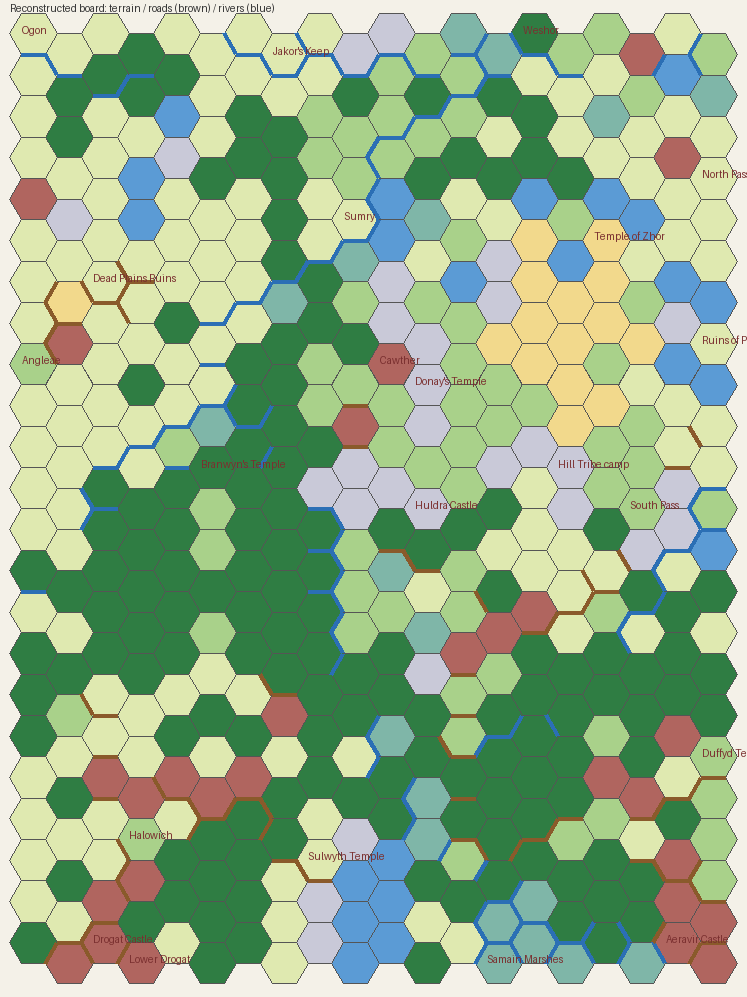
#> input picture data/board_preview.png, 747 x 997 px, given in place of BPMap_rectified.jpg, which was not available
$ python features.py
#> lines starting #> are read from the running program, lines starting #| are printed output that depends on the picture; after the words box and inside, x2 and y2 are one past the last pixel; in counts of white or black regions, pixels touching at a corner belong together; pictures that were not available may be replaced by others from this repository, and a replacement may not be noted
#> in detect_sides, img is the input picture: PIL image 747x997 RGB; mean R, G, B 148.3, 177.3, 138.7
### src/geometry.py
"""Unified hex-grid model for the BarbarianPrince board.

Geometry calibrated from the rectified board scan
(_refs/BPMap_rectified.jpg, 2440x3237 - the photograph with its perspective
removed, see _refs/rectify_scan.py):
  * flat-top hexes, 20 columns x 23 rows = 460 hexes
  * hex id = CCRR  (column 01-20, row 01-23)
  * hex circumradius R = 79.05 px
  * column step DX = 1.5 * R, row step DY = sqrt(3) * R
  * even columns sit half a row lower than odd columns (column zigzag)
  * SCAN_Y0 positioned so row 1 centre aligns with the top of the artwork

Once the keystone of the photograph is removed the printed grid is regular, so
the lattice is regular again: the mean distance from a lattice edge to the
nearest printed border is 0.98 px (it was 5.8 px on the raw photograph, and
the fit had to stretch y by 1.6% to get even that close).

Board extents in the scan pixel frame:
  x     5.4 .. 2418.6   (left vertex of column 1, right vertex of column 20)
  y     6.7 .. 3237.0   (the photograph is cropped inside the printed border,
                         so the top of row 1 and the bottom of row 23 are cut)

The column zigzag is visible on the scan: the printed hex numbers sit half a
row lower in every even column, and the traced roads only close up as hex
sides under this parity.
"""
import math

SQ3 = math.sqrt(3.0)

RX = 79.05                     # circumradius (the lattice is regular)
RY = RX                        # kept for callers that scale edges
R = RX                         # historical alias
DX = 1.5 * RX                  # column step
DY = SQ3 * RY                  # row step
NC, NR = 20, 23

# Anchor: centre of column 1, row 1 in scan pixel coordinates.
SCAN_X0 = 84.5
SCAN_Y0 = 75.5


# [7 lines left out: function _column_offset, not called in this run]


# Map legend terrain -> terrain name used by the Travel Table (r207).
TERRAIN_TO_TRAVEL = {
    'farmland': 'Farmland',
    'countryside': 'Countryside',
    'forest': 'Forest',
    'hills': 'Hills',
    'badlands': 'Hills',        # treated as hills for travel purposes
    'desert': 'Desert',
    'swamp': 'Swamp',
    'mountain': 'Mountains',
    'mountains': 'Mountains',    # hex data uses plural
    'water': 'Water',
}

MOVEMENT_MODES = ('Cross River', 'On Road', 'Airborne', 'Rafting')


def hex_id(col, row):
    return f'{col:02d}{row:02d}'


def parse_hex(hid):
    return int(hid[:2]), int(hid[2:])


def in_grid(col, row):
    return 1 <= col <= NC and 1 <= row <= NR


# [5 lines left out: function centre, not called in this run]


def neighbours(col, row):
    """Return {direction: hex_id} for the up to 6 adjacent hexes.

    Even columns sit half a row lower than odd ones, so the east/west
    neighbours of an odd column are one row *above* those of the even column
    beside it, and vice versa: the row offsets depend on column parity.
    """
    if col % 2 == 1:                      # odd column: even neighbours sit lower
        pairs = {'NE': (col + 1, row - 1), 'SE': (col + 1, row),
                 'NW': (col - 1, row - 1), 'SW': (col - 1, row)}
    else:                                 # even column: odd neighbours sit higher
        pairs = {'NE': (col + 1, row), 'SE': (col + 1, row + 1),
                 'NW': (col - 1, row), 'SW': (col - 1, row + 1)}
    pairs['N'] = (col, row - 1)
    pairs['S'] = (col, row + 1)

    return {name: hex_id(nc, nr) for name, (nc, nr) in pairs.items()
            if in_grid(nc, nr)}


# [5 lines left out: function hex_corners, not called in this run]


# Single scan, so board_xy and centre are the same.
board_xy = centre


# [16 lines left out: functions board_corners, board_bounds, not called in this run]

### src/features.py
"""Board features: roads, river crossings, named places, terrain colours.

Roads and rivers are traced from the board scan itself: the scan is split
into a "river" mask (saturated blue-cyan ink) and a "road" mask (brick-red
ink), and every hex side is then scored by how closely the drawn line runs
along it.  A side is a river/road side only when the ink covers a good part
of the shared edge, which guarantees that both hexes really are adjacent -
the older detector linked pixel blobs and occasionally paired hexes that do
not touch.

Writes data/features.json
"""
import json
import os
from collections import deque

import numpy as np
from PIL import Image

from geometry import (R, RX, RY, DX, DY, SCAN_X0, SCAN_Y0, neighbours, parse_hex,
                      hex_id, NC, NR)

from resource import DATA, REFS  # bundled data/ and _refs/
SCAN = os.path.join(REFS, 'BPMap_rectified.jpg')

# scipy is only needed to re-trace the board from the scan, which the shipped
# game never does (it loads data/features.json), so the import is deferred and
# the packaged exe leaves scipy out.
ndimage = None


def _load_scipy():
    global ndimage
    if ndimage is None:
        from scipy import ndimage as _ndimage
        ndimage = _ndimage
    return ndimage

# The colour-corrected scan is stored with a wider page (map key on the left)
# and still carries the photograph's keystone, so it keeps its own lattice:
# the unrectified BPMap frame shifted by the content box and scaled by ~0.4%.
SCAN_REVC = os.path.join(REFS, 'barbarianprince_onepiecemap-revc.jpg')
CALIB_REVC = (79.5, 343.6, 77.6)

# Terrain -> (fill, outline) colours used by the GUI map.
TERRAIN_COLORS = {
    'farmland': '#dfe9b0',
    'countryside': '#a9d18a',
    'forest': '#2f7d43',
    'hills': '#c3a976',
    'badlands': '#b0655f',
    'mountains': '#c9c9d8',
    'swamp': '#7fb6a8',
    'desert': '#f2d98c',
    'water': '#5b9bd5',
    'unknown': '#d8d8d8',
}

# Named places printed on the board (verified against the scans).
PLACES = {
    '0101': ('Ogon', 'town'),
    '0109': ('Angleae', 'town'),
    '0801': ("Jakor's Keep", 'ruins'),
    '1005': ('Sumry', 'town'),
    '1109': ('Cawther', 'town'),
    '1209': ("Donay's Temple", 'temple'),
    '1212': ('Huldra Castle', 'castle'),
    '1501': ('Weshor', 'town'),
    '1611': ('Hill Tribe camp', 'camp'),
    '1706': ('Temple of Zhor', 'temple'),
    '2018': ('Duffyd Temple', 'temple'),
    '2008': ('Ruins of Pelgar', 'ruins'),
    '0307': ('Dead Plains Ruins', 'ruins'),
    '0611': ("Branwyn's Temple", 'temple'),
    '0921': ('Sulwyth Temple', 'temple'),
    '0420': ('Halowich', 'town'),
    '0423': ('Lower Drogat', 'town'),
    '0323': ('Drogat Castle', 'castle'),
    '1923': ('Aeravir Castle', 'castle'),
    '2004': ('North Pass', 'pass'),
    '1812': ('South Pass', 'pass'),
    '1423': ('Samain Marshes', 'marsh'),
}

PLACE_KINDS = {'town', 'castle', 'temple', 'ruins'}

REGION_LABELS = {
    '0307': 'The Dead Plains',
    '1507': 'Kabir Desert',
    '1411': 'Wredwrock Badlands',
    '1705': 'Mountains of Zhor',
    '1106': 'Misty Mountains',
}

# ------------------------------------------------------------------ tracing
# A river side has river ink along most of its edge; a river merely crossing
# the edge clips it at one point and scores far worse.  The masks are grown
# by a couple of pixels first, because the artwork draws rivers as separate
# blue patches that only connect when the ink is dilated.
RIVER_MAX_MEAN_DIST = 11.0     # px
RIVER_MIN_COVERAGE = 0.45      # fraction of the edge within COVER_DIST
ROAD_MAX_MEAN_DIST = 16.0
ROAD_MIN_COVERAGE = 0.20
COVER_DIST = 12.0

# A faint side that would join two traced pieces is accepted at these weaker
# scores; a side with no neighbour at all has to be at least this strong.
RIVER_FILL_MEAN = 16.0
RIVER_FILL_COVERAGE = 0.25
RIVER_KEEP_MEAN = 6.0
ROAD_FILL_MEAN = 24.0
ROAD_FILL_COVERAGE = 0.12
ROAD_KEEP_MEAN = 8.0

WATER_MIN_AREA = 300           # drop specks (mountain shading, ink noise)
WATER_MAX_WIDTH = 16.0         # px; wider blobs are lakes, not rivers
ROAD_MIN_SPAN = 100.0          # px; hatching strokes are short, roads are long


def load(path):
    with open(path, encoding='utf-8') as f:
        return json.load(f)


def _keep_rivers(mask):
    """Keep narrow, ink-sized components; lakes and big washes are dropped."""
    _load_scipy()
    labels, count = ndimage.label(ndimage.binary_dilation(mask, iterations=1),
                                  structure=np.ones((3, 3)))
    if count == 0:
        return mask
    inside = ndimage.distance_transform_edt(labels > 0)
    width = ndimage.maximum(inside, labels, range(1, count + 1))
    areas = ndimage.sum(labels > 0, labels, range(1, count + 1))
    keep = [i + 1 for i, (w, area) in enumerate(zip(width, areas))
            if area >= WATER_MIN_AREA and w <= WATER_MAX_WIDTH]
    return np.isin(labels, keep)


def _keep_roads(mask):
    """Keep elongated components; short hatching strokes are dropped."""
    _load_scipy()
    labels, count = ndimage.label(ndimage.binary_dilation(mask, iterations=1),
                                  structure=np.ones((3, 3)))
    keep = []
    for i, box in enumerate(ndimage.find_objects(labels)):
        if box is None:
            continue
        dy = box[0].stop - box[0].start
        dx = box[1].stop - box[1].start
        if (dx * dx + dy * dy) ** 0.5 >= ROAD_MIN_SPAN:
            keep.append(i + 1)
    return np.isin(labels, keep)


def _masks(img):
    """(river, river_loose, road) boolean masks for an RGB scan.

    ``river`` requires green well above red: river ink is cyan (g-r ~ 50)
    while the blue-lavender shading that outlines mountain ridges is not
    (g-r ~ 5), so the strict mask keeps ridges out.  ``river_loose`` keeps the
    pale fills of the wide river stretches and is only used to bridge gaps.
    """
    _load_scipy()
    a = np.asarray(img, dtype=np.float32)
    r, g, b = a[:, :, 0], a[:, :, 1], a[:, :, 2]
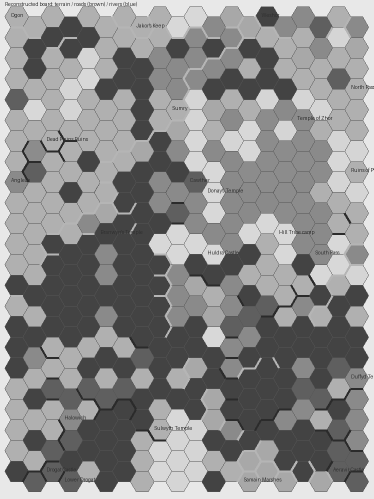
#> b: shape (997, 747) float32 (shown at 1/2 size); min 43, max 232, mean 138.7
    lum = (r + g + b) / 3.0
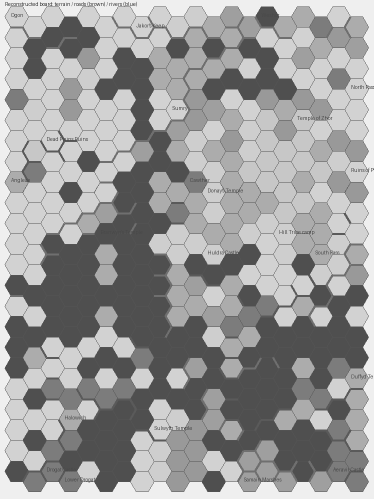
#> lum: shape (997, 747) float32 (shown at 1/2 size); min 53, max 239, mean 154.8

    base = (g > r + 2) & (b > g + 8) & (b - r > 25) & (b > 85) & (lum < 215)
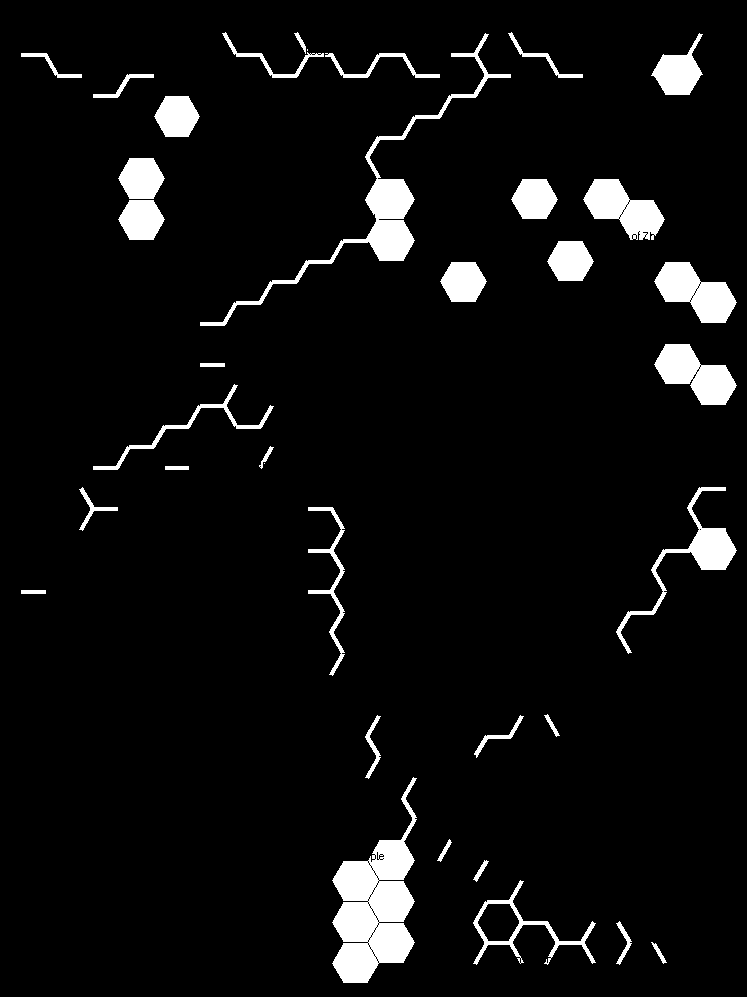
#> base: shape (997, 747) bool; 5.7% white; 36 white regions (2 under 20 px), largest, box (x1, y1, x2, y2) and area: (332, 777, 417, 983) 8759, (200, 33, 511, 326) 5062, (654, 262, 737, 323) 2859
    strict = base & (g - r >= 25)
#> strict: shape (997, 747) bool; 5.7% white; 42 white regions (7 under 20 px), largest, box (x1, y1, x2, y2) and area: (332, 777, 417, 983) 8745, (200, 33, 511, 326) 5062, (654, 262, 737, 323) 2859

    # Roads are red-brown ink; desert stipple and badlands hatching sit close
    # to that colour, so they are separated by shape below.
    road = (r - g > 30) & (r - b > 40) & (g - b > 2) & (r > 100) & (g < 175)
#> road: shape (997, 747) bool; 6.3% white; 299 white regions (264 under 20 px), largest, box (x1, y1, x2, y2) and area: (82, 755, 274, 841) 7901, (630, 840, 737, 983) 7406, (43, 838, 165, 983) 7373

    water = ndimage.binary_dilation(_keep_rivers(strict), iterations=2)
#> in _keep_rivers, `labels, count = ndimage.label(ndimage.binary_dilation(mask, iterations..`:
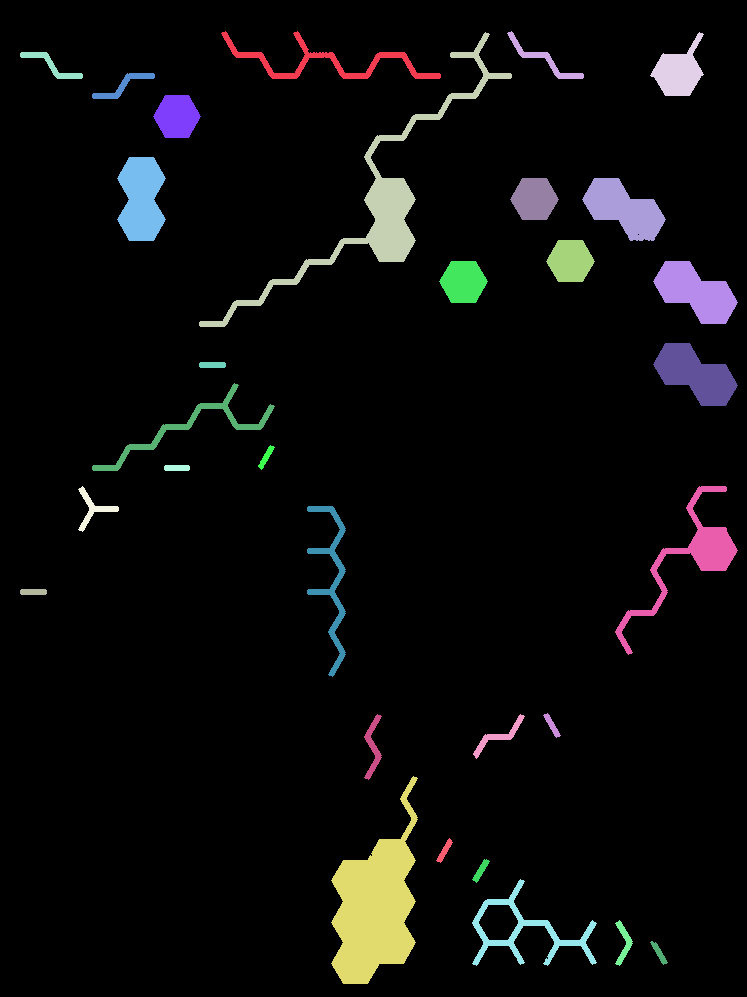
#> labels: shape (997, 747) int32; 32 distinct labels, from 0 to 31; one colour per label, 0 black
#> in _keep_rivers, `labels, count = ndimage.label(ndimage.binary_dilation(mask, iterations..`: count = 31
#> in _keep_rivers, `width = ndimage.maximum(inside, labels, range(1, count + 1))`: width = 31 values, max 34 at index 25, min 3 at index 14, mean 10.67
#> in _keep_rivers, `areas = ndimage.sum(labels > 0, labels, range(1, count + 1))`: areas = 31 values, max 9503 at index 25, min 144 at index 16, mean 1618.9
#> in _keep_rivers, `keep = [i + 1 for i, (w, area) in enumerate(zip(width, areas)) if area..`: keep = [1, 2, 5, 6, 16, 19, 21, 24, 25, 29]
#> water: shape (997, 747) bool; 2.1% white; 10 white regions, largest, box (x1, y1, x2, y2) and area: (470, 877, 599, 968) 3266, (219, 29, 443, 81) 2977, (90, 381, 277, 473) 2510
    loose = ndimage.binary_dilation(_keep_rivers(base), iterations=2)
#> loose: shape (997, 747) bool; 2.1% white; 10 white regions, largest, box (x1, y1, x2, y2) and area: (470, 877, 599, 968) 3267, (219, 29, 443, 81) 2980, (90, 381, 277, 473) 2510
    road = ndimage.binary_dilation(_keep_roads(road), iterations=2)
#> in _keep_roads, `labels, count = ndimage.label(ndimage.binary_dilation(mask, iterations..`:
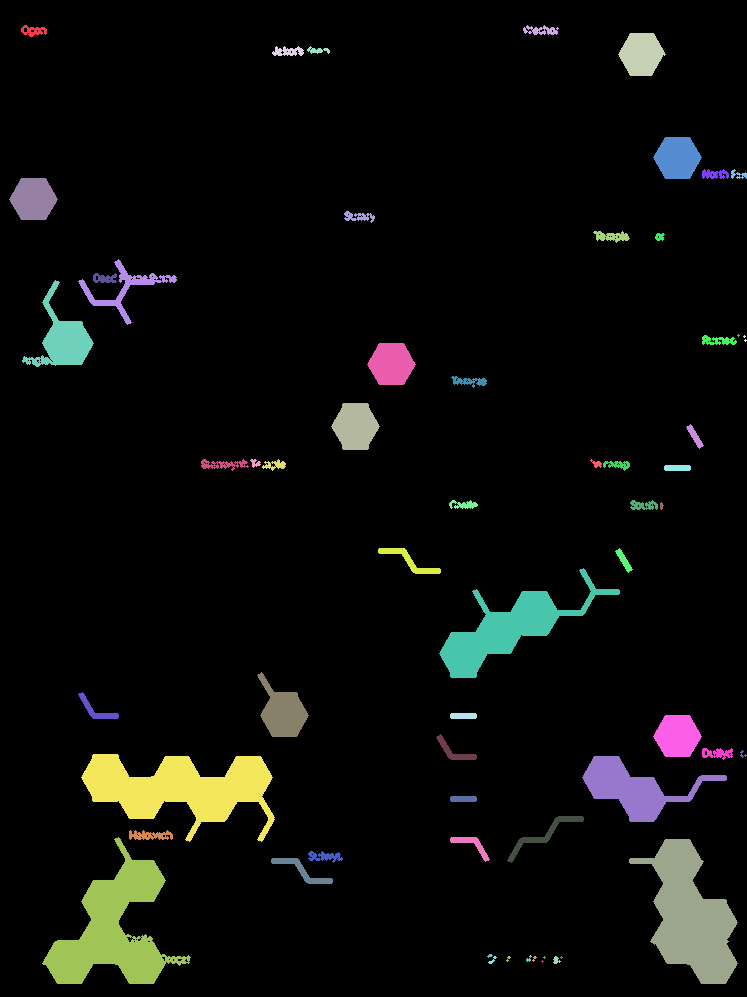
#> labels: shape (997, 747) int32; 62 distinct labels, from 0 to 61; one colour per label, 0 black
#> in _keep_roads, `labels, count = ndimage.label(ndimage.binary_dilation(mask, iterations..`: count = 61
#> the loop in _keep_roads, `for i, box in enumerate(ndimage.find_objects(labels)):` made 61 passes
#> (dy, dx) on passes 1 to 8: (12, 26), (10, 36), (43, 48), (10, 32), (8, 23), (42, 49), (10, 27), (10, 16)
#> (the rest of the program and of its run is left out)
